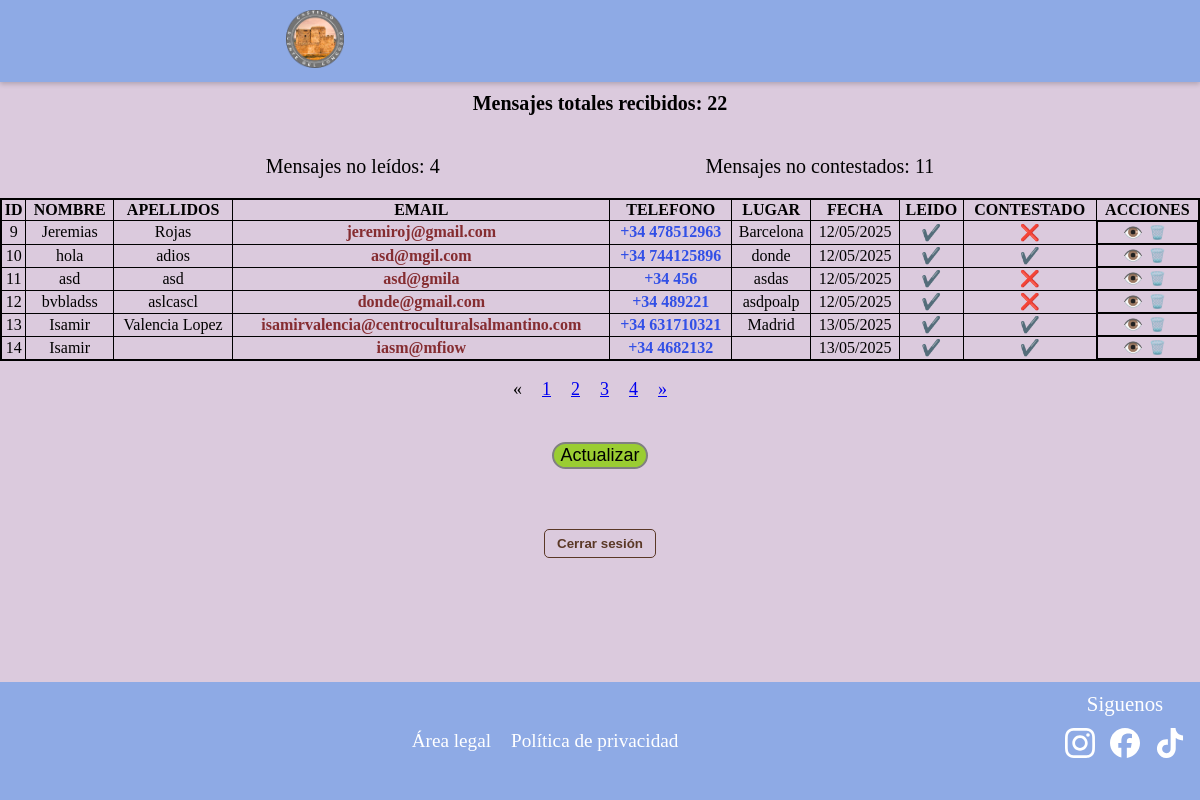
The page /chat/?page=3 (signed in) on the database its author committed.
### appcastillocongosto/models.py (models this page shows, shortened)
class Contacto(models.Model):
    id = models.AutoField(primary_key=True)
    nombre = models.CharField("Nombre", max_length=25)
    apellidos = models.CharField("Apellidos", max_length=100, null=True, blank=True)
    email = models.CharField("Email", max_length=100, null=True, blank=True)
    telefono = models.CharField("Telefono", max_length=9, null=True, blank=True)
    lugar = models.CharField("Lugar", max_length=100, null=True, blank=True)
    fecha = models.DateTimeField("Fecha y Hora", default=timezone.now)
    mensaje = models.TextField("Mensaje")
    leido = models.BooleanField("Leido", default=False)
    contestado = models.BooleanField("Contestado", default=False)
    class Meta:
        verbose_name = "Contacto"
        verbose_name_plural = "Contactos"
        ordering = ['nombre']

### appcastillocongosto/views.py (the view)
# urls.py: path('chat/', views.chat, name='chat'),
@login_required(login_url='login')
def chat(request):
    lista_contactos = Contacto.objects.all().order_by('leido')
    numcontactos = Contacto.objects.count()
    numleidos = Contacto.objects.filter(leido=False).count()
    numcontestados = Contacto.objects.filter(contestado=False).count()
    page = request.GET.get('page')
    paginator = Paginator(lista_contactos, 6)
    if page == None:
        print(" page recibe fuera de get o post NONE ="+ str(page))
        page = paginator.num_pages
        request.session["pagina"] = page
    else:
        print(" page recibe este del nonede geo o post="+ str(page))
        request.session["pagina"] = page
    if request.method == 'GET':
        pagina = request.session["pagina"]
        print(" page recibe en GET=" + str(pagina))
    if request.method == 'POST':
        pagina = request.session["pagina"]
        print(" page recibe en POST= " +str(pagina))
    if "pagina" in request.session:
        page = request.session["pagina"]
        print(" page recibe de sesion=" +str(page))
    try:
        lista_contactos = paginator.get_page(page)
    except PageNotAnInteger:
        lista_contactos = paginator.page(1)
    except EmptyPage:
        lista_contactos = paginator.page(paginator.num_pages)
    if request.method == 'POST':
        return redirect('chat')
    context = {'lista_contactos': lista_contactos, 'numleidos': numleidos, 'numcontestados': numcontestados, 'numcontactos': numcontactos}
    return render(request, 'chat.html', context=context)

### templates/chat.html (shortened to what this page needs)
{% extends "base2.html" %}
{% load static %}
{% block head %}
<link rel="stylesheet" href="{% static 'css/chat.css' %}">
{% endblock %}
{% block content %}
<br><br><br><br>
<div class="chat">
    <div class="num-mensajes">
        <div class="num-mensajes1">
            <p class="num-mensajes-text">Mensajes totales recibidos: {{ numcontactos }}</p>
        </div>
        <div class="num-mensajes2">
            <p class="num-mensajes-text">Mensajes no leídos: {{ numleidos }}</p>
            <p class="num-mensajes-text">Mensajes no contestados: {{ numcontestados }}</p>
        </div>
    </div>
    <div class="tabla-responsive">
        <div class="tabla">
            <table>
                <thead>
                    <th class="th-chat">ID</th>
                    <th class="th-chat">NOMBRE</th>
                    <th class="th-chat">APELLIDOS</th>
                    <th class="th-chat">EMAIL</th>
                    <th class="th-chat">TELEFONO</th>
                    <th class="th-chat">LUGAR</th>
                    <th class="th-chat">FECHA</th>
                    <th class="th-chat">LEIDO</th>
                    <th class="th-chat">CONTESTADO</th>
                    <th class="th-chat">ACCIONES</th>
                </thead>
                <tbody>
                    {% for i in lista_contactos %}
                        <tr>
                            <td> {{ i.id }}</td>
                            <td> {{ i.nombre }}</td>
                            <td> {{ i.apellidos }}</td>
                            <td><a href="https://mail.google.com/mail/?view=cm&to={{ i.email }}" target="_blank" class="email">{{ i.email }}</a></td>
                            <td><a href="{% url 'ver_contacto' id=i.id %}" target="_blank" class="telefono">{% if i.telefono|length > 9 %}{{ i.telefono }}{% else %}+34 {{ i.telefono }}{% endif %}</a></td>
                            <td> {{ i.lugar }}</td>
                            <td> {{ i.fecha|date:"d/m/Y" }}</td>
                            <td> {% if i.leido %}✔️{% else %}❌{% endif %}</td>
                            <td> {% if i.contestado %}✔️{% else %}❌{% endif %}</td>
                            <td class="acciones">
                                <a class="boton-accion" href="{% url 'ver_mensaje' id=i.id %}" title="Ver mensaje">👁️</a>
                                <form method="post" action="{% url 'eliminar_contacto' id=i.id %}">
                                    <button type="submit" class="boton-accion eliminar" title="Eliminar contacto" onclick="return confirm('¿Estás seguro de que quieres eliminar este contacto?');">🗑️</button>
                                </form>
                            </td>
                        </tr>
                    {% endfor %}
                </tbody>
            </table>
        </div>
    </div>
    {% if lista_contactos.has_other_pages %}
        <font size="4">
            <ul class="pagination">
                {% if lista_habilidades.has_previous %}
                    <li><a href="?page={{ lista_contactos.previous_page_numbre }}">&laquo;</a></li>
                {% else %}
                    <li class="disabled"><span>&laquo;</span></li>
                {% endif %}
                {% for i in lista_contactos.paginator.page_range %}
                    {% if reservas.number == i %}
                        <li class="active"><span>{{ i }}<span class="sr-only">(current)</span></span></li>
                    {% else %}
                        <li><a href="?page={{ i }}">{{ i }}</a></li>
                    {% endif %}
                {% endfor %}
                {% if lista_contactos.has_next %}
                    <li><a href="?page={{ lista_contactos.next_page_number }}">&raquo;</a></li>
                {% else %}
                    <li class="disabled"><span>&raquo;</span></li>
                {% endif %}
            </ul>
        </font>
    {% endif %}
    <div class="btn-actualizar">
        <form method="post">
            <input type="submit" value="Actualizar" class="btn-actualizar-text">
        </form>
    </div>
    {% if user.is_authenticated %}
        <form method="post" action="{% url 'logout' %}" style=" text-align: center; margin-top: 5%;">
        <button type="submit" class="boton-cerrar-sesion">Cerrar sesión</button>
    </form>
    {% endif %}
</div>
{% endblock content %}

### static/css/chat.css (style rules this page uses)
body { background: #dbcadd; height: 100vh; margin: 0; padding: 0; }
.tabla-responsive { width: 100%; height: 100%; overflow-x: auto; overflow-y: auto; }
.tabla table { border: 2px solid black; min-width: 860px; width: 100%; border-collapse: collapse; }
.acciones { display: flex; justify-content: center; }
.boton-accion { text-decoration: none; }
.boton-accion.eliminar { background: none; border: none; cursor: pointer; }
.num-mensajes { display: flex; flex-direction: column; align-items: center; justify-content: space-evenly; }
.num-mensajes1 { font-weight: bolder; }
.num-mensajes2 { display: flex; justify-content: space-evenly; width: 100%; }
.num-mensajes-text { font-size: 20px; }
.email { text-decoration: none; color: rgba(112, 6, 6, 0.802); font-weight: bold; }
.telefono { text-decoration: none; color: rgba(8, 49, 233, 0.801); font-weight: bold; }
.btn-actualizar { padding-top: 2%; display: flex; justify-content: center; }
.btn-actualizar-text { background: yellowgreen; border-radius: 20px; border: 2px solid grey; font-size: 18px; cursor: pointer; }
table { margin: 0; border: 1px solid black; border-collapse: collapse; }
th, td { border: 0.5px solid black; padding: 1px; text-align: center; white-space: nowrap; }
.pagination { display: flex; justify-content: center; margin-right: 5%; }
.boton-cerrar-sesion { background: none; border: 1px solid #5a3826; color: #5a3826; padding: 6px 12px; border-radius: 5px; text-decoration: none; font-weight: bold; transition: background 0.3s, color 0.3s; cursor: pointer; }

### static/css/footer.css (style rules this page uses)
ul { list-style: none; display: flex; }
li { padding-inline: 10px; }

### templates/base2.html (style rules this page uses)
html { overflow-y: scroll; }
body { margin: 0; }

### rows shown on the page
Contacto: id "9", nombre "Jeremias", apellidos "Rojas", email "jeremiroj@gmail.com", telefono "478512963", lugar "Barcelona", fecha "12/05/2025"
Contacto: id "10", nombre "hola", apellidos "adios", email "asd@mgil.com", telefono "744125896", lugar "donde", fecha "12/05/2025"
Contacto: id "11", nombre "asd", apellidos "asd", email "asd@gmila", telefono "456", lugar "asdas", fecha "12/05/2025"
Contacto: id "12", nombre "bvbladss", apellidos "aslcascl", email "donde@gmail.com", telefono "489221", lugar "asdpoalp", fecha "12/05/2025"
Contacto: id "13", nombre "Isamir", apellidos "Valencia Lopez", email "isamirvalencia@centroculturalsalmantino.com", telefono "631710321", lugar "Madrid", fecha "13/05/2025"
Contacto: id "14", nombre "Isamir", email "iasm@mfiow", telefono "4682132", fecha "13/05/2025"

### other values the page prints
{{ numcontactos }} "22"
{{ numleidos }} "4"
{{ numcontestados }} "11"
{{ i }} "1" "2" "3" "4"
